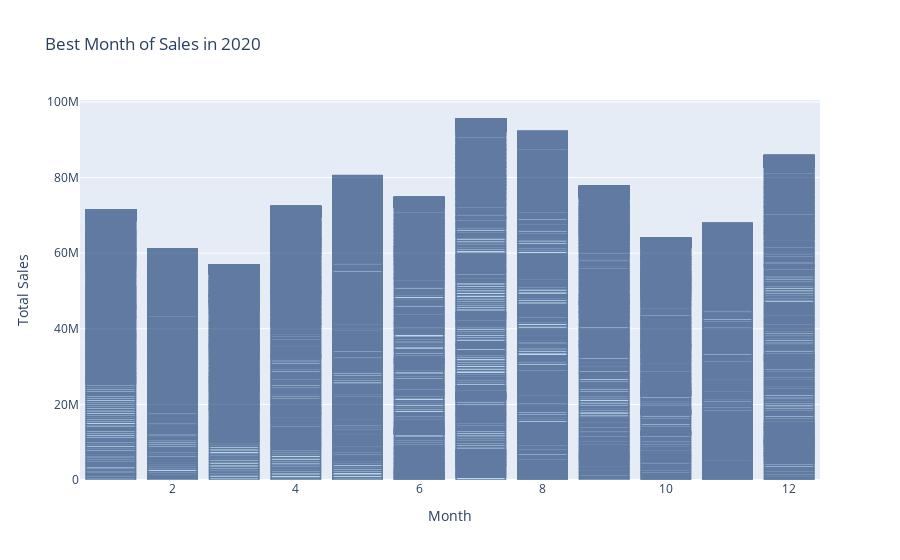

Notebook source saved alongside this figure:
### Code cell
# What was the best month of sales in 2020

# plotting a bar graph showing the best month of sales in 2020

fig = go.Figure()

fig.add_trace(go.Bar(x=df['month'], y=df['total_sales'], name='Total Sales'))

fig.update_layout(title='Best Month of Sales in 2020', xaxis_title='Month', yaxis_title='Total Sales')

fig.update_traces(marker_color='rgb(158,202,225)', marker_line_color='rgb(8,48,107)', marker_line_width=1.5, opacity=0.6)

fig.show()

### Figure 1 — Plotly figure (JSON) as saved in the notebook; plotly's stock layout.template omitted (floating-point values rounded to 4 significant figures; data arrays with more than 128 entries replaced by an {"elided": "..."} marker saying what was removed)
{"data": [{"marker": {"color": "rgb(158,202,225)", "line": {"color": "rgb(8,48,107)", "width": 1.5}}, "name": "Total Sales", "opacity": 0.6, "type": "bar", "x": {"elided": "9648 int values"}, "y": {"elided": "9648 int values"}}], "layout": {"title": {"text": "Best Month of Sales in 2020"}, "xaxis": {"title": {"text": "Month"}}, "yaxis": {"title": {"text": "Total Sales"}}}}
